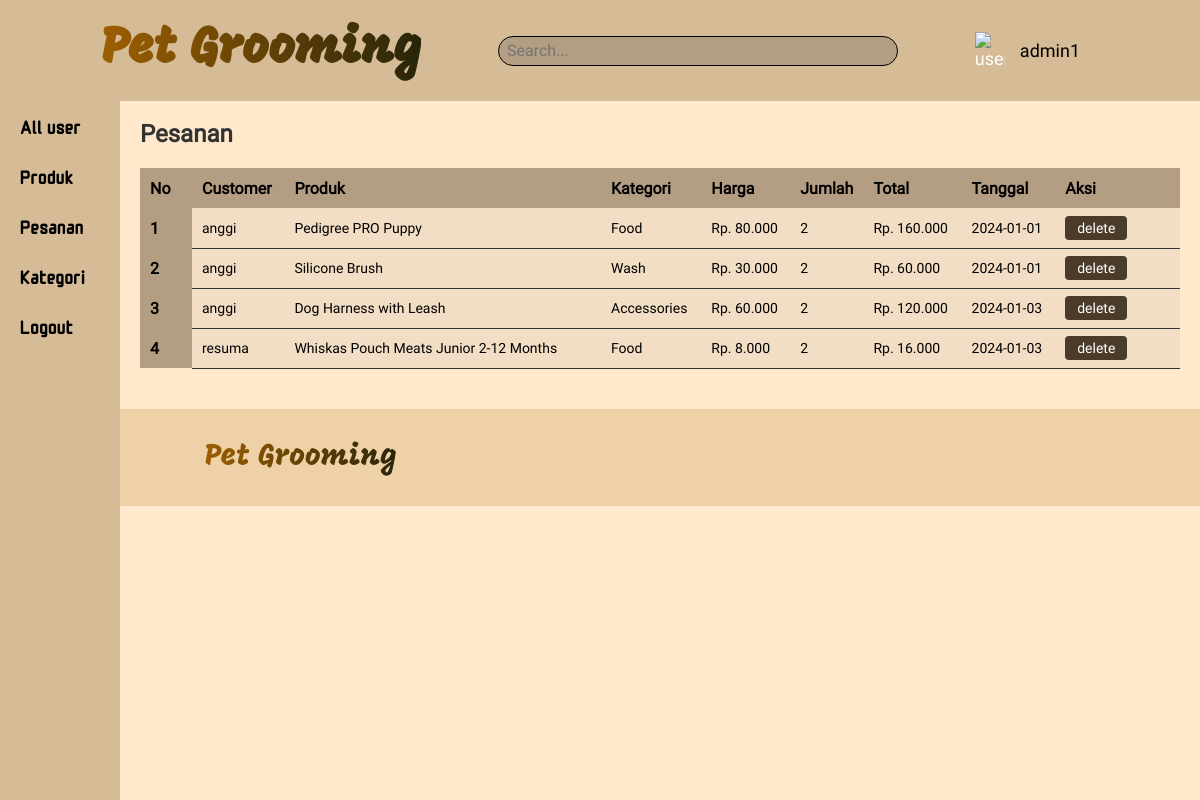
The app's page /admin/index.php?page=pesanan (signed in) with its own data.
### tables this page shows
CREATE TABLE `detailpesanan` (
  `id_detailpesanan` int(11) NOT NULL,
  `jumlah` int(10) NOT NULL,
  `id_produk` int(11) NOT NULL,
  `id_pesanan` int(11) NOT NULL
);

CREATE TABLE `user` (
  `id_user` int(11) NOT NULL,
  `email` varchar(100) NOT NULL,
  `username` varchar(100) NOT NULL,
  `role` varchar(100) NOT NULL,
  `password` varchar(100) NOT NULL
);

CREATE TABLE `produk` (
  `id_produk` int(11) NOT NULL,
  `nama_produk` varchar(100) NOT NULL,
  `stok` int(10) NOT NULL,
  `harga` int(20) NOT NULL,
  `gambar` varchar(100) NOT NULL,
  `id_kategori` int(11) NOT NULL
);

CREATE TABLE `kategori` (
  `id_kategori` int(11) NOT NULL,
  `nama_kategori` varchar(11) NOT NULL
);

CREATE TABLE `pesanan` (
  `id_pesanan` int(11) NOT NULL,
  `tanggal_pesanan` date NOT NULL,
  `id_user` int(11) NOT NULL
);

### admin/pesanan.php (the view, shortened to what this page needs)
<div class="title">
    <h1>Pesanan</h1>
</div>
<table>
    <tr>
        <th width="5%">No</th>
        <th>Customer</th>
        <th>Produk</th>
        <th>Kategori</th>
        <th>Harga</th>
        <th>Jumlah</th>
        <th>Total</th>
        <th>Tanggal</th>
        <th width="12%">Aksi</th>
    </tr>
    <?php
    include "../sql.php";
    $que = "SELECT * FROM detailpesanan
        JOIN pesanan ON pesanan.id_pesanan = detailpesanan.id_pesanan
        JOIN user ON user.id_user = pesanan.id_user
        JOIN produk ON produk.id_produk = detailpesanan.id_produk
        JOIN kategori ON kategori.id_kategori = produk.id_kategori
        order by pesanan.id_pesanan";
    $select = mysqli_query($con, $que);
    $nomor = 0;
    while ($data = mysqli_fetch_array($select)) {
        $nomor = $nomor + 1;
        ?>
        <tr>
            <th scope="row">
                <?php echo $nomor; ?>
            </th>
            <td>
                <?php echo $data['username']; ?>
            </td>
            <td>
                <?php echo $data['nama_produk']; ?>
            </td>
            <td>
                <?php echo $data['nama_kategori']; ?>
            </td>
            <td>
                <?php
                $uang = $data['harga'];
                $uang_format = number_format($uang, 0, ',', '.');
                echo "Rp. " . $uang_format;
                ?>
            </td>
            <td>
                <?php echo $data['jumlah']; ?>
            </td>
            <td>
                <?php
                $total = $data['jumlah'] * $data['harga'];
                $total_format = number_format($total, 0, ',', '.');
                echo "Rp. " . $total_format;
                ?>
            </td>
            <td>
                <?php echo $data['tanggal_pesanan']; ?>
            </td>
            <td>
                <a href="index.php?page=pesanan-del&id=<?php echo $data['id_pesanan']; ?>"><button class="btn"
                        type="button">delete</button></a>
            </td>
        </tr>
    <?php } ?>
</table>

### admin/index.php (shortened to what this page needs)
<!DOCTYPE html>
<html lang="en">
<head>
  <link rel="stylesheet" href="./style.css" />
</head>
<body>
  <section>
    <nav>
      <a href="index.php" class="logo">Pet Grooming</a>
      <div class="search-bar">
        <input type="text" placeholder="Search...">
      </div>
      <div class="profile">
        <img src="../img/User.png" alt="user">
        <div class="user" ><?php echo $_SESSION['username'] ?></div>
      </div>
    </nav>
    <div class="side-menu">
      <a class="menu-item" href="index.php?page=user">All user</a>
      <a class="menu-item" href="index.php?page=produk">Produk</a>
      <a class="menu-item" href="index.php?page=pesanan">Pesanan</a>
      <a class="menu-item" href="index.php?page=kategori">Kategori</a>
      <a class="menu-item" href="../logout.php?page=logout">Logout</a>
    </div>
    <div class="main-content">
      <?php
      include "../sql.php";
      $halaman = isset($_GET['page']) ? $_GET['page'] : 'user';
      switch ($halaman) {
        case 'pesanan':
          include('pesanan.php');
          break;
      }
      ?>
    </div>
    <footer>
      <a href="index.php" class="logo1">Pet Grooming</a>
    </footer>
  </section>
</body>

### admin/style.css (style rules this page uses)
* { margin: 0; padding: 0; box-sizing: border-box; font-family: "Roboto", sans-serif; background-color: #ffe8cc; }
nav { position: fixed; top: 0; left: 0; width: 100%; padding: 20px 100px; display: flex; justify-content: space-between; align-items: center; z-index: 100; background-color: #d5bc96; }
.logo { font-size: 50px; background-image: linear-gradient(to right, #9e5f01, #28250a); -webkit-background-clip: text; color: transparent; text-decoration: none; font-weight: 700; font-family: "Mogra", sans-serif; }
.search-bar { margin: 0 auto; width: 40%; height: 30px; border: 1px solid black; border-radius: 15px; display: flex; align-items: center; justify-content: center; background-color: #b39d83; }
.search-bar input { width: calc(100% - 16px); height: 80%; border: none; outline: none; font-size: 16px; background-color: #b39d83; }
.profile { margin-right: 20px; color: white; font-size: 18px; cursor: pointer; background-color: #d5bc96; display: flex; align-items: center; }
.profile img { background-color: #d5bc96; width: 30px; }
.user { background-color: #d5bc96; margin-left: 15px; color: black; }
.title { display: flex; justify-content: space-between; align-items: center; }
.btn { padding: 4px 12px; font-size: 14px; border: none; border-radius: 4px; cursor: pointer; background-color: #4b3c29; color: white; outline: none; }
.side-menu { background-color: #d5bc96; width: 10%; height: 100vh; position: fixed; left: 0; top: 100px; display: flex; flex-direction: column; }
.menu-item { height: 50px; display: flex; align-items: center; padding-left: 20px; cursor: pointer; font-size: 20px; background-color: #d5bc96; font-family: "MonomaniacOne", sans-serif; text-decoration: none; color: black; }
.main-content { margin-left: 10%; margin-top: 100px; padding: 20px; }
.main-content h1 { color: #333; font-size: 24px; margin-bottom: 20px; }
.main-content table { width: 100%; border-collapse: collapse; }
.main-content table th { background-color: #b39d83; color: black; height: 40px; text-align: left; padding-left: 10px; }
.main-content table td { height: 40px; border-bottom: 1px solid #333; background-color: #f1dec4; padding-left: 10px; font-size: 14px; }
footer { display: flex; align-items: center; justify-content: space-between; padding: 30px; padding-left: 17%; background-color: #eed1a6; }
.logo1 { font-size: 30px; background-image: linear-gradient(to right, #9e5f01, #28250a); -webkit-background-clip: text; color: transparent; text-decoration: none; font-family: "Mogra", sans-serif; }
table { width: 100%; margin-bottom: 20px; }

### records on screen
detailpesanan: user.username "anggi", id_produk.nama_produk "Pedigree PRO Puppy", kategori.nama_kategori "Food", id_produk.harga "80.000", jumlah "2", jumlah.harga "160.000", id_pesanan.tanggal_pesanan "2024-01-01"
detailpesanan: user.username "anggi", id_produk.nama_produk "Silicone Brush", kategori.nama_kategori "Wash", id_produk.harga "30.000", jumlah "2", jumlah.harga "60.000", id_pesanan.tanggal_pesanan "2024-01-01"
detailpesanan: user.username "anggi", id_produk.nama_produk "Dog Harness with Leash", kategori.nama_kategori "Accessories", id_produk.harga "60.000", jumlah "2", jumlah.harga "120.000", id_pesanan.tanggal_pesanan "2024-01-03"
detailpesanan: user.username "resuma", id_produk.nama_produk "Whiskas Pouch Meats Junior 2-12 Months", kategori.nama_kategori "Food", id_produk.harga "8.000", jumlah "2", jumlah.harga "16.000", id_pesanan.tanggal_pesanan "2024-01-03"

### other values on screen
$_SESSION['username'] "admin1"
